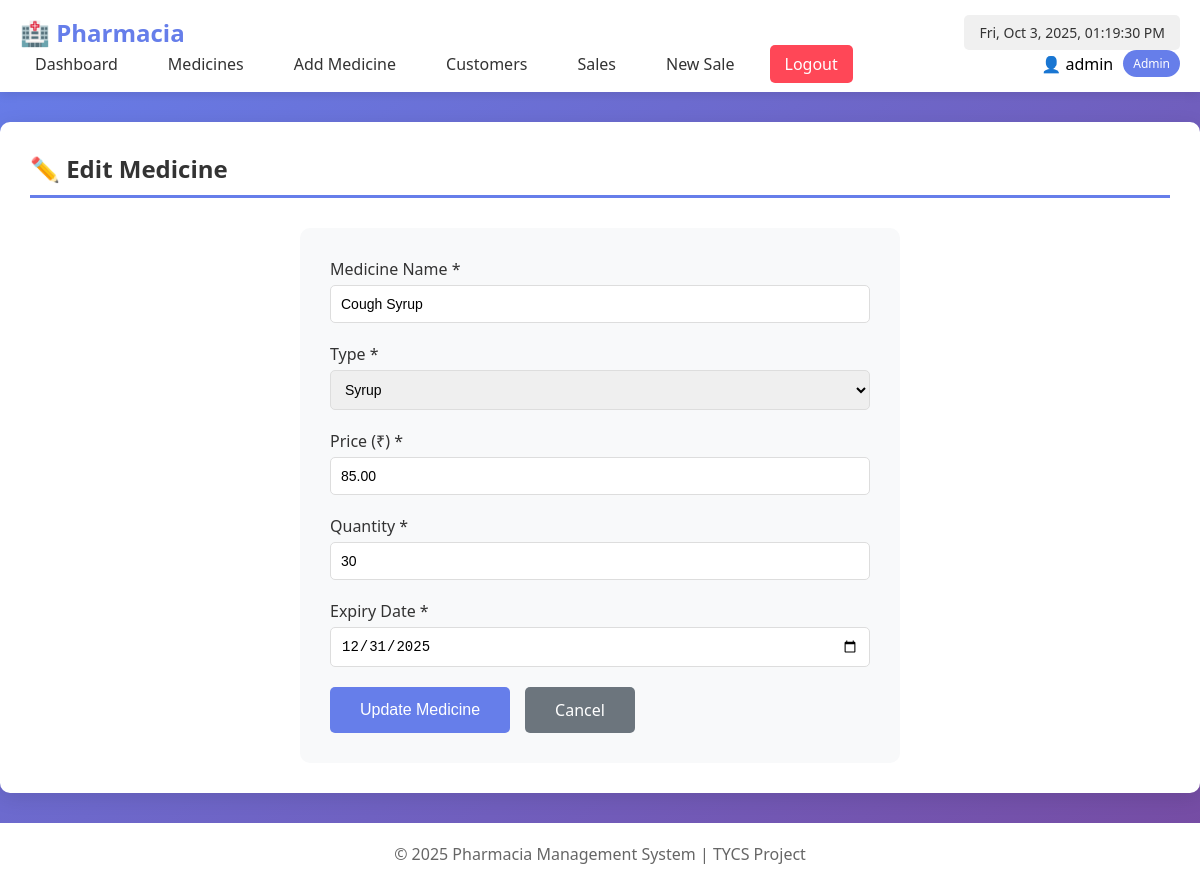
The app's page /edit_medicine.php?id=3 (signed in) with its own data.
### tables this page shows
CREATE TABLE IF NOT EXISTS medicines (
    med_id INT PRIMARY KEY AUTO_INCREMENT,
    med_name VARCHAR(100) NOT NULL,
    med_type VARCHAR(50),
    med_price DECIMAL(10,2) NOT NULL,
    med_quantity INT NOT NULL DEFAULT 0,
    expiry_date DATE,
    created_at TIMESTAMP DEFAULT CURRENT_TIMESTAMP
);

### edit_medicine.php (the view, shortened to what this page needs)
<?php
include 'header.php';
$id = intval($_GET['id']);
$medicine = mysqli_fetch_assoc(mysqli_query($conn, "SELECT * FROM medicines WHERE med_id=$id"));
?>
<h2>✏️ Edit Medicine</h2>
<div class="form-container">
    <form method="POST" action="">
        <div class="form-group">
            <label>Medicine Name *</label>
            <input type="text" name="name" value="<?php echo $medicine['med_name']; ?>" required>
        </div>
        <div class="form-group">
            <label>Type *</label>
            <select name="type" required>
                <option value="Syrup" <?php echo $medicine['med_type']=='Syrup'?'selected':''; ?>>Syrup</option>
            </select>
        </div>
        <div class="form-group">
            <label>Price (₹) *</label>
            <input type="number" name="price" step="0.01" value="<?php echo $medicine['med_price']; ?>" required>
        </div>
        <div class="form-group">
            <label>Quantity *</label>
            <input type="number" name="quantity" value="<?php echo $medicine['med_quantity']; ?>" required>
        </div>
        <div class="form-group">
            <label>Expiry Date *</label>
            <input type="date" name="expiry" value="<?php echo $medicine['expiry_date']; ?>" required>
        </div>
        <div class="form-actions">
            <button type="submit" class="btn-primary">Update Medicine</button>
            <a href="medicines.php" class="btn-secondary">Cancel</a>
        </div>
    </form>
</div>
<?php include 'footer.php'; ?>

### style.css (style rules this page uses)
* { margin: 0; padding: 0; box-sizing: border-box; }
body { font-family: 'Segoe UI', Tahoma, Geneva, Verdana, sans-serif; background: linear-gradient(135deg, #667eea 0%, #764ba2 100%); min-height: 100vh; }
h2 { color: #333; margin-bottom: 30px; padding-bottom: 10px; border-bottom: 3px solid #667eea; }
.form-group { margin-bottom: 20px; }
.form-group label { display: block; margin-bottom: 5px; color: #333; font-weight: 500; }
.form-group input, .form-group select { width: 100%; padding: 10px; border: 1px solid #ddd; border-radius: 5px; font-size: 14px; }
.btn-primary { background: #667eea; color: #fff; padding: 12px 30px; border: none; border-radius: 5px; cursor: pointer; font-size: 16px; transition: all 0.3s; }
.btn-secondary { background: #6c757d; color: #fff; padding: 12px 30px; border: none; border-radius: 5px; cursor: pointer; font-size: 16px; text-decoration: none; display: inline-block; transition: all 0.3s; }
.form-container { max-width: 600px; margin: 0 auto; background: #f8f9fa; padding: 30px; border-radius: 10px; }
.form-actions { display: flex; gap: 15px; margin-top: 20px; }

### records on screen
medicines: name "Cough Syrup", type "Syrup", price "85.00", quantity "30", expiry "12/31/2025"

### other values on screen
$_SESSION['username'] "admin"
$_SESSION['user_type'] "Admin"
